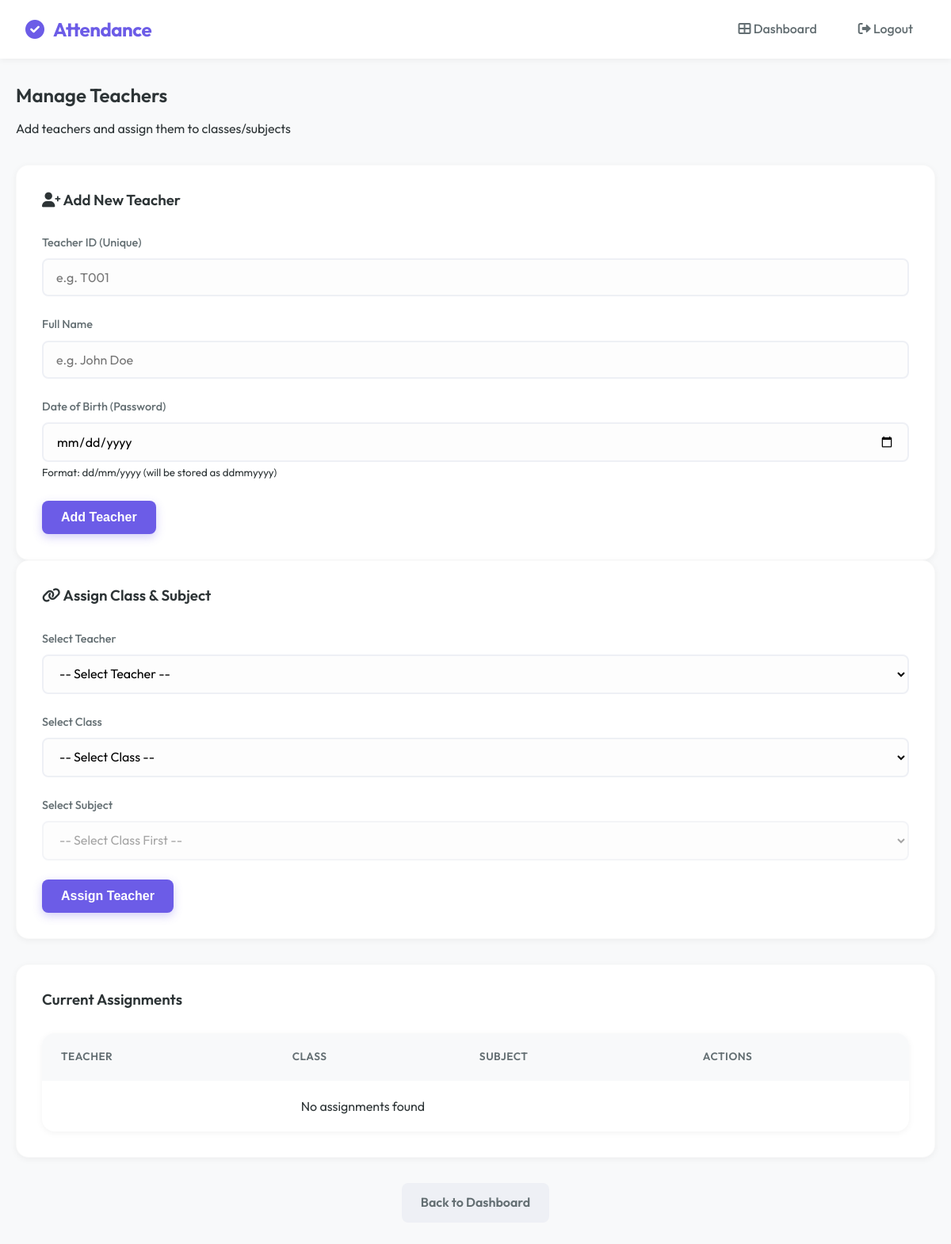
/admin/manage_teachers (signed in), run on an earlier commit of the app's database.
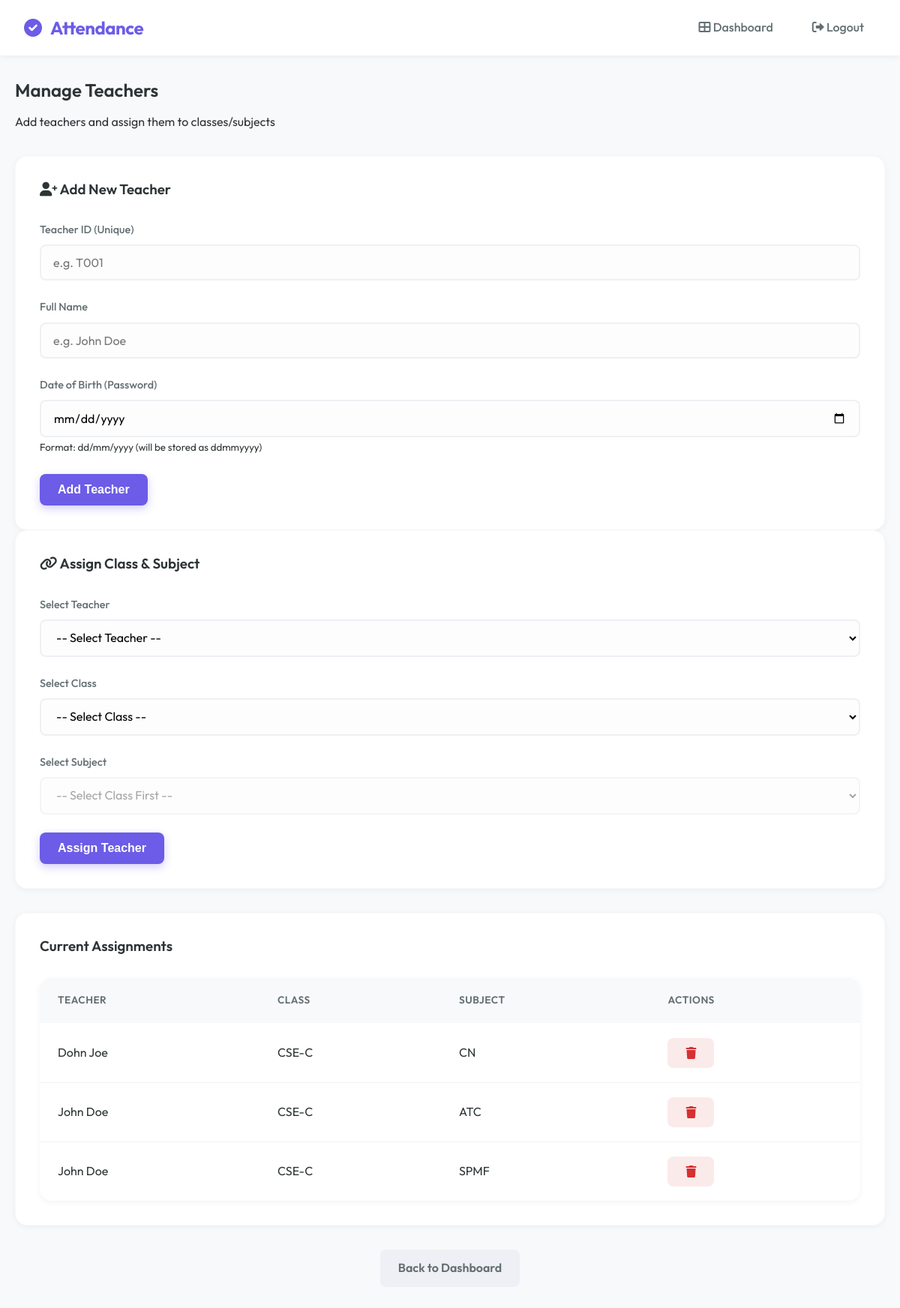
And on a later commit of the database.
### tables this page shows
CREATE TABLE teacher_assignments (
        id INTEGER PRIMARY KEY AUTOINCREMENT,
        teacher_id TEXT,
        class_id INTEGER,
        subject TEXT
    );

CREATE TABLE teachers (
        id INTEGER PRIMARY KEY AUTOINCREMENT,
        teacher_id TEXT UNIQUE,
        name TEXT,
        dob TEXT
    );

CREATE TABLE classes (
        id INTEGER PRIMARY KEY AUTOINCREMENT,
        class_name TEXT
    );

### app.py (the view)
@app.route("/admin/manage_teachers")
def manage_teachers():
    if session.get("role") != "admin":
        return "Unauthorized", 403
    conn = sqlite3.connect('attendance.db')
    c = conn.cursor()
    c.execute("SELECT * FROM teachers ORDER BY name")
    teachers = c.fetchall()
    c.execute("SELECT id, class_name FROM classes ORDER BY class_name")
    classes = c.fetchall()
    c.execute("""
        SELECT ta.id, t.name, c.class_name, ta.subject
        FROM teacher_assignments ta
        JOIN teachers t ON ta.teacher_id = t.teacher_id
        JOIN classes c ON ta.class_id = c.id
        ORDER BY t.name, c.class_name
    """)
    assignments = c.fetchall()
    conn.close()
    return render_template("manage_teachers.html", teachers=teachers, classes=classes, assignments=assignments)

### templates/manage_teachers.html (shortened to what this page needs)
{% extends "base.html" %}
{% block content %}
<div class="mb-4">
    <h2>Manage Teachers</h2>
    <p class="text-muted">Add teachers and assign them to classes/subjects</p>
</div>
<div class="grid" style="grid-template-columns: 1fr 1fr; gap: 40px;">
    <div class="card">
        <h3><i class="fas fa-user-plus"></i> Add New Teacher</h3>
        <form action="/add_teacher" method="POST" class="mt-4">
            <div class="form-group">
                <label>Teacher ID (Unique)</label>
                <input type="text" name="teacher_id" required placeholder="e.g. T001">
            </div>
            <div class="form-group">
                <label>Full Name</label>
                <input type="text" name="name" required placeholder="e.g. John Doe">
            </div>
            <div class="form-group">
                <label>Date of Birth (Password)</label>
                <input type="date" name="dob" required>
                <small class="text-muted">Format: dd/mm/yyyy (will be stored as ddmmyyyy)</small>
            </div>
            <button type="submit" class="btn btn-primary">Add Teacher</button>
        </form>
    </div>
    <div class="card">
        <h3><i class="fas fa-link"></i> Assign Class & Subject</h3>
        <form action="/assign_teacher" method="POST" class="mt-4">
            <div class="form-group">
                <label>Select Teacher</label>
                <select name="teacher_id" required>
                    <option value="">-- Select Teacher --</option>
                </select>
            </div>
            <div class="form-group">
                <label>Select Class</label>
                <select name="class_id" id="classSelect" required onchange="loadSubjects()">
                    <option value="">-- Select Class --</option>
                </select>
            </div>
            <div class="form-group">
                <label>Select Subject</label>
                <select name="subject" id="subjectSelect" required disabled>
                    <option value="">-- Select Class First --</option>
                </select>
            </div>
            <button type="submit" class="btn btn-primary">Assign Teacher</button>
        </form>
    </div>
</div>
<div class="card mt-4">
    <h3>Current Assignments</h3>
    <div class="table-container">
        <table>
            <thead>
                <tr>
                    <th>Teacher</th>
                    <th>Class</th>
                    <th>Subject</th>
                    <th>Actions</th>
                </tr>
            </thead>
            <tbody>
                {% for assignment in assignments %}
                <tr>
                    <td>{{ assignment[1] }}</td>
                    <td>{{ assignment[2] }}</td>
                    <td>{{ assignment[3] }}</td>
                    <td>
                        <form action="/delete_assignment/{{ assignment[0] }}" method="POST" style="display:inline;"
                            onsubmit="return confirm('Are you sure you want to remove this assignment?');">
                            <button type="submit" class="btn btn-danger btn-sm"><i class="fas fa-trash"></i></button>
                        </form>
                    </td>
                </tr>
                {% else %}
                <tr>
                    <td colspan="3" class="text-center text-muted">No assignments found</td>
                </tr>
                {% endfor %}
            </tbody>
        </table>
    </div>
</div>
<div class="text-center mt-4">
    <a href="/dashboard" class="btn btn-secondary">Back to Dashboard</a>
</div>
{% endblock %}

What changed in the data, as far as the page shows it:
added teacher_assignments: name "Dohn Joe", class_name "CSE-C", subject "CN"
added teacher_assignments: name "John Doe", class_name "CSE-C", subject "ATC"
added teacher_assignments: name "John Doe", class_name "CSE-C", subject "SPMF"
Also different on the page:
text no longer shown: "No assignments found"
